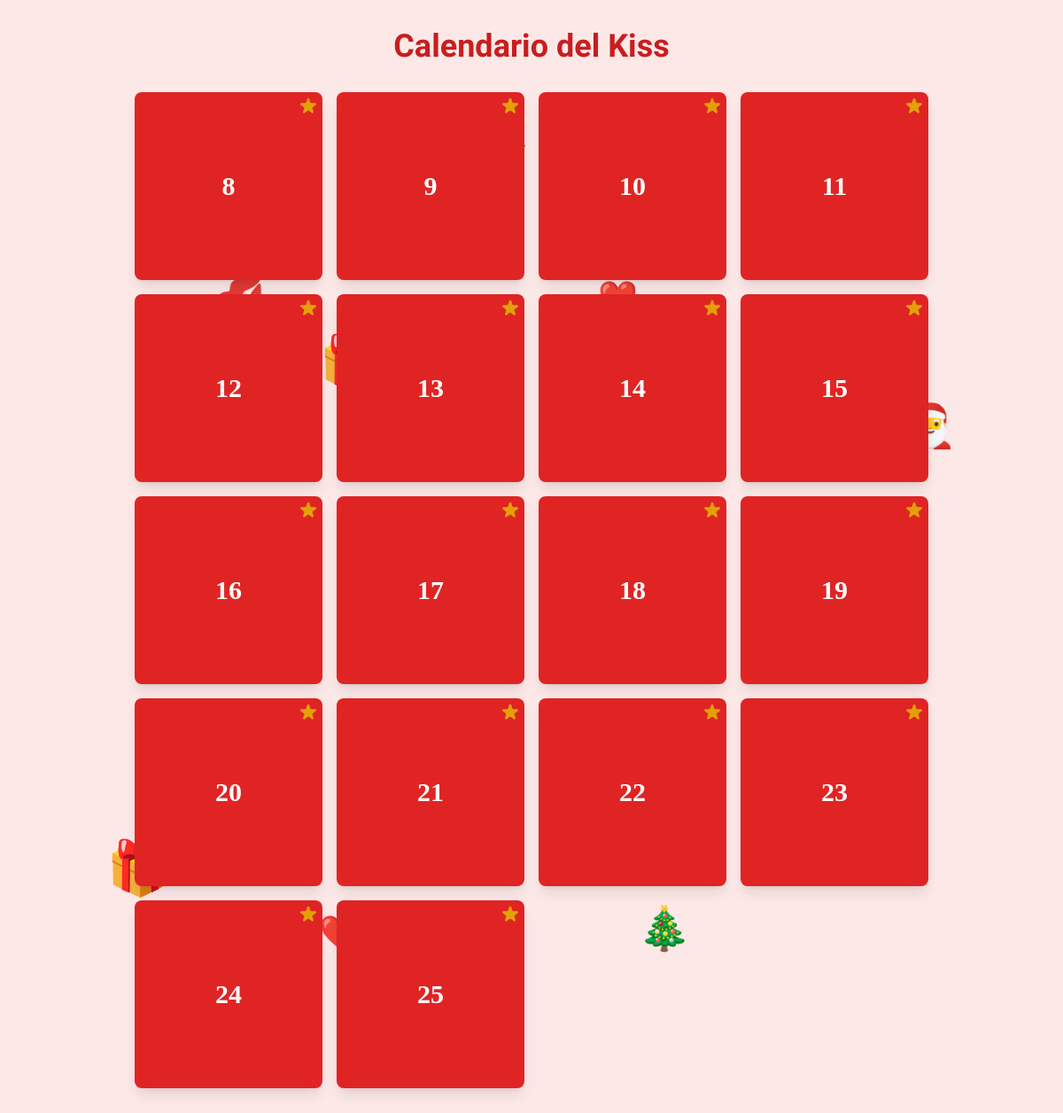
Before: / with the older database file.
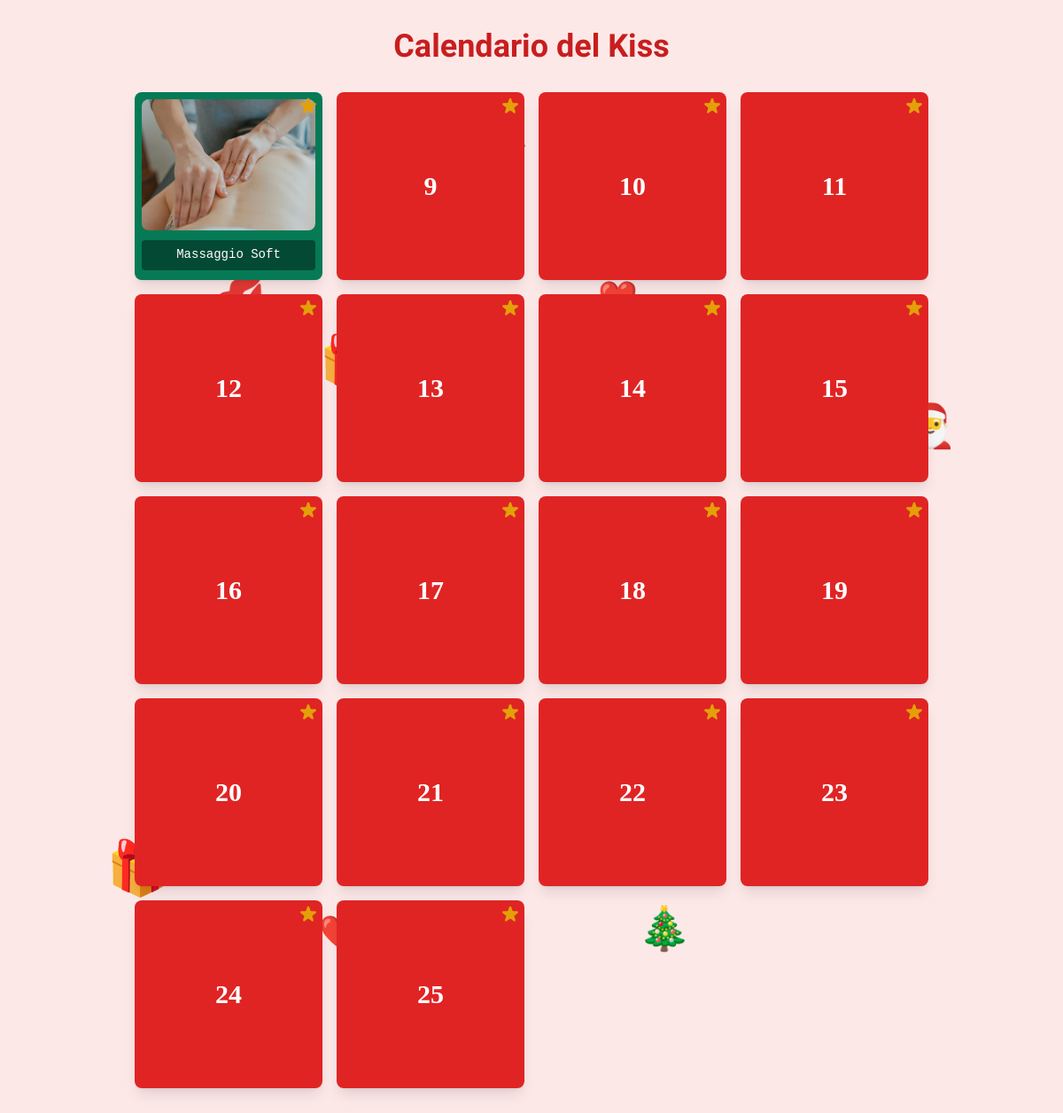
After: the same page with the newer database file.
### calendario/models.py (models this page shows, shortened)
class CalendarBox(models.Model):
    date = models.DateField()
    message = models.TextField()
    image = models.ImageField(upload_to='advent_images/')
    is_opened = models.BooleanField(default=False)

### calendario/views.py (the view)
# urls.py: path('', views.calendar_view, name='home'),
def calendar_view(request):
    current_date = timezone.now().date()
    boxes = CalendarBox.objects.all().order_by('date')
    print(f"Found {boxes.count()} boxes") # debug
    print(current_date) # debug
    return render(request, 'calendario/calendar.html', {'boxes': boxes, 'current_date': current_date})

### calendario/templates/calendario/calendar.html (shortened to what this page needs)
{% extends 'calendario/base.html' %}
{% block content %}
<div class="fixed inset-0 pointer-events-none overflow-hidden z-0">
    <div class="absolute text-6xl" style="bottom: 20%; left: 10%; animation: spin 10s linear infinite;">🎁</div>
    <div class="absolute text-6xl" style="top: 30%; left: 30%; animation: spin 12s linear infinite;">🎁</div>
    <div class="absolute text-6xl" style="bottom: 40%; right: 20%; animation: spin 8s linear infinite;">🎁</div>
    <div class="absolute text-5xl" style="top: 25%; left: 20%; animation: twinkle 3s ease-in-out infinite;">💋</div>
    <div class="absolute text-5xl" style="bottom: 30%; left: 40%; animation: twinkle 2.5s ease-in-out infinite;">💋</div>
    <div class="absolute text-5xl" style="top: 45%; right: 25%; animation: twinkle 3.5s ease-in-out infinite;">💋</div>
    <div class="absolute text-2xl" style="top: 15%; right: 15%; animation: twinkle 2s ease-in-out infinite;">⭐</div>
    <div class="absolute text-2xl" style="top: 45%; left: 25%; animation: twinkle 2.5s ease-in-out infinite;">⭐</div>
    <div class="absolute text-2xl" style="bottom: 35%; right: 35%; animation: twinkle 3s ease-in-out infinite;">⭐</div>
    <div class="absolute text-2xl" style="top: 65%; left: 15%; animation: twinkle 2.8s ease-in-out infinite;">⭐</div>
    <div class="absolute text-2xl" style="bottom: 25%; right: 45%; animation: twinkle 2.2s ease-in-out infinite;">⭐</div>
    <div class="absolute text-4xl" style="bottom: 15%; left: 30%; animation: twinkle 2.7s ease-in-out infinite;">❤️</div>
    <div class="absolute text-4xl" style="top: 25%; right: 40%; animation: twinkle 3.2s ease-in-out infinite;">❤️</div>
    <div class="absolute text-4xl" style="bottom: 45%; left: 20%; animation: twinkle 2.9s ease-in-out infinite;">❤️</div>
    <div class="absolute text-5xl" style="top: 10%; left: 45%; animation: spin 15s linear infinite;">🎄</div>
    <div class="absolute text-5xl" style="bottom: 15%; right: 35%; animation: spin 18s linear infinite;">🎄</div>
    <div class="absolute text-5xl" style="bottom: 60%; right: 10%; animation: floatDiagonal 28s linear infinite;">🎅</div>
</div>
<div class="container mx-auto px-4 py-8 relative z-10">
    <h1 class="text-4xl md:text-6xl text-center mb-8 text-red-700 christmas-font font-bold animate-bounce">
        Calendario del Kiss
    </h1>
    <div class="grid grid-cols-2 md:grid-cols-3 lg:grid-cols-4 gap-4 max-w-4xl mx-auto">
        {% for box in boxes %}
        <div class="relative aspect-square">
            <div class="absolute inset-0 {% if box.is_opened %}bg-green-600{% elif box.date <= current_date %}bg-red-600 hover:bg-red-700{% else %}bg-gray-400{% endif %} rounded-lg shadow-lg transform hover:scale-105 transition-all duration-300 overflow-hidden">
                {% if not box.is_opened and box.date <= current_date %}
                <button onclick="openBox({{ box.id }})" class="absolute inset-0 flex items-center justify-center group w-full h-full">
                    <span class="text-3xl font-bold text-white font-serif group-hover:scale-125 transition-transform duration-300">{{ box.date.day }}</span>
                </button>
                {% elif box.is_opened %}
                <div class="absolute inset-0 flex flex-col p-2">
                    <div class="relative flex-grow mb-2 overflow-hidden rounded-lg">
                        <img src="{{ box.image.url }}" alt="Sorpresa" class="absolute inset-0 w-full h-full object-cover">
                    </div>
                    <div class="flex items-center justify-center min-h-[2.5rem]">
                        <p class="text-white text-sm font-mono text-center bg-black bg-opacity-40 p-2 rounded w-full leading-tight">{{ box.message }}</p>
                    </div>
                </div>
                {% else %}
                <div class="absolute inset-0 flex items-center justify-center">
                    <span class="text-3xl font-bold text-white opacity-50 font-serif">{{ box.date.day }}</span>
                </div>
                {% endif %}
                <div class="absolute top-1 right-1 animate-pulse">
                </div>
            </div>
        </div>
        {% endfor %}
    </div>
</div>
{% endblock %}

### calendario/templates/calendario/base.html (shortened to what this page needs)
<!DOCTYPE html>
<html lang="it">
<head>
    {% load static %}
    <link href="{% static 'css/output.css' %}" rel="stylesheet">
    <link href="https://cdnjs.cloudflare.com/ajax/libs/flowbite/2.2.0/flowbite.min.css" rel="stylesheet" />
</head>
<body class="bg-red-100 min-h-screen bg-[url('https://www.transparenttextures.com/patterns/snow.png')]">
    {% block content %}
    {% endblock %}
</body>
</html>

### calendario/templates/calendario/base.html (style rules this page uses)
.christmas-font { font-family: 'Mountains of Christmas', cursive; }

### calendario/templates/calendario/calendar.html (style rules this page uses)
.christmas-font { font-family: 'Mountains of Christmas', cursive; }

Changed rows visible on the page:
changed CalendarBox: is_opened False → True (drawn); image: picture added; message (not shown) → "Massaggio Soft"; date.day "8" → (not shown)
